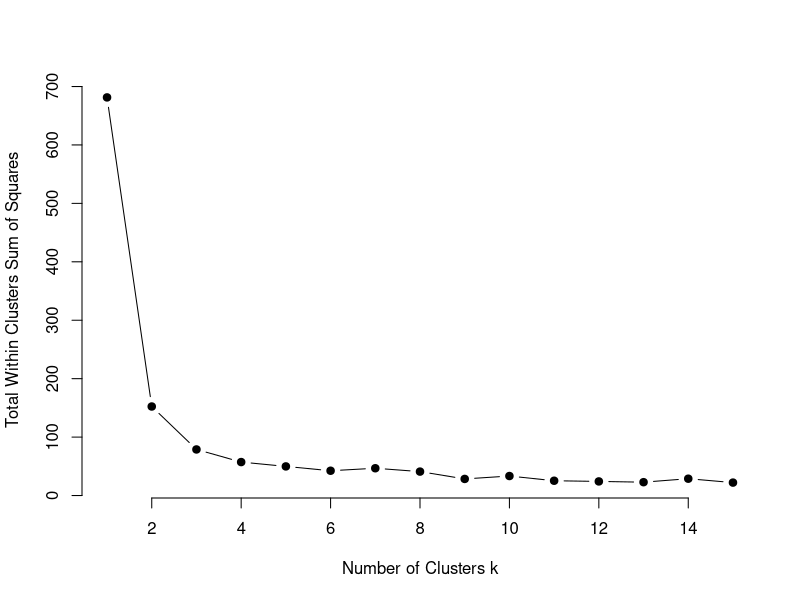
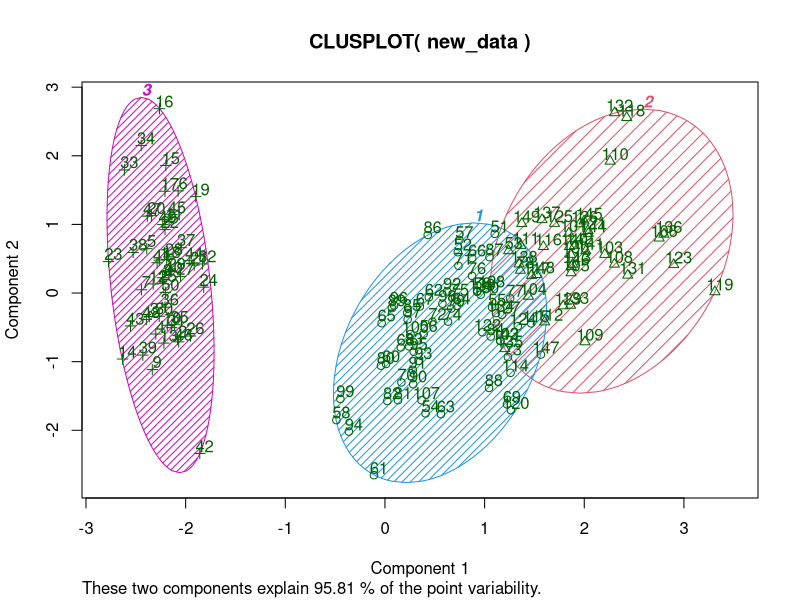
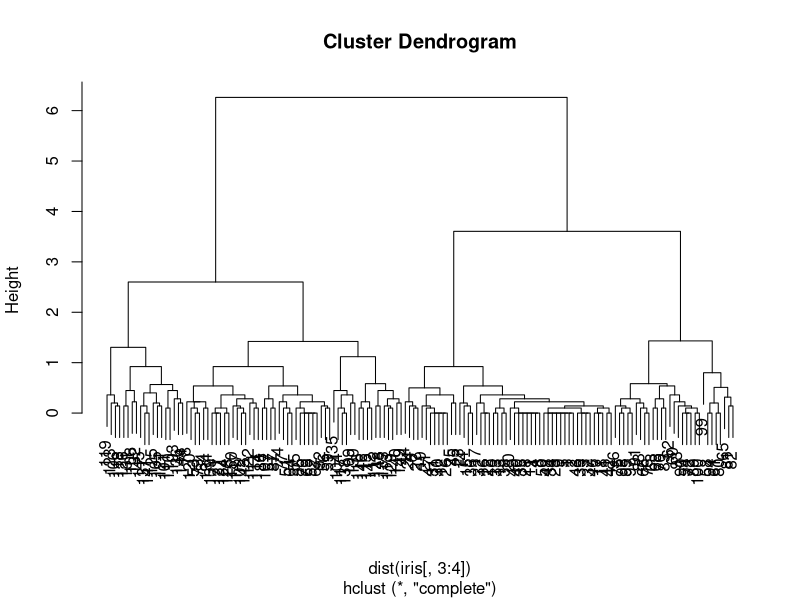

R code for these plots, in order:
iris
data("iris")
names(iris)
new_data=subset(iris,select=c(-Species))
new_data

cl=kmeans(new_data,3)
cl

data=new_data
wss=sapply(1:15,
           function(k){kmeans(data,k)$tot.withinss})
plot(1:15,wss,
     type="b",pch=19,frame=FALSE,
     xlab="Number of Clusters k",
     ylab="Total Within Clusters Sum of Squares")

install.packages("cluster")
library(cluster)
clusplot(new_data,cl$cluster,color=TRUE,shade=TRUE,labels=2,lines=0)
cl$cluster
cl$centers


clusters=hclust(dist(iris[,3:4]))
plot(clusters)
clusterCut=cutree(clusters,3)
table(clusterCut,iris$Species)

